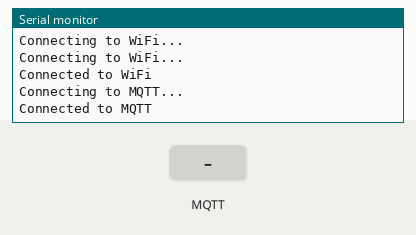
Simulated run of this sketch. Board: ESP32. Parts: the last lines printed to the serial monitor. Inputs (shaded band) come from the test bench. WiFi joins after 1.5 s; servers stay silent unless stated; no MQTT or app messages arrive unless stated.

Above: at 3.2 s.
3.3 s: MQTT message "1" arrives on the first subscribed topic
At 4.0 s:
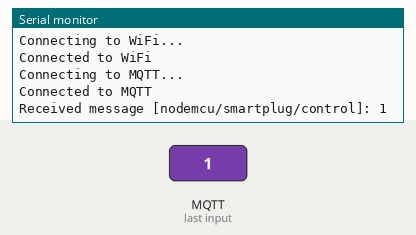
4.8 s: MQTT message "on" arrives on the first subscribed topic
At 5.1 s:
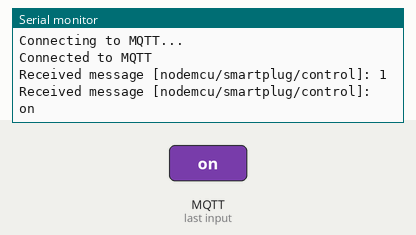
6.3 s: MQTT message "off" arrives on the first subscribed topic
At 7.5 s:
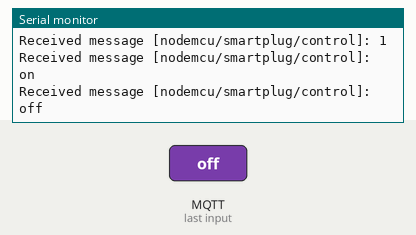

Measured:
- after the input at 3.3 s, the serial monitor: prints a new line at once (image 1)
- after the input at 4.8 s, the serial monitor: prints a new line at once (image 2)
- after the input at 6.3 s, the serial monitor: prints a new line at once (image 3)

The sketch:

esp32_MQTT_stepmotor_v02.ino
```cpp
#include <PubSubClient.h>
#include <WiFi.h>

// Informações do WiFi
#define WIFISSID "warbrito"
#define WIFIPASS "gb240820"

// Informações do Servidor MQTT
const char* mqttServer = "192.168.15.10";
const int mqttPort = 1883;
const char* mqttUser = "renatobrito";
const char* mqttPass = "gb240820";
const char* topicControl = "nodemcu/smartplug/control";
const char* topicState = "nodemcu/smartplug/state";

WiFiClient wifiClient;
PubSubClient mqttClient(wifiClient);

// int buttonPin = 5;
// int ledBoard = 2;
// bool lastButtonState = LOW;
// bool currentButtonState = LOW;
bool guardState = LOW;

void setup() {
  Serial.begin(115200);

  // pinMode(buttonPin, INPUT);
  // pinMode(ledBoard, OUTPUT); // Definir pino do LED como saída

  WiFi.begin(WIFISSID, WIFIPASS);
  while (WiFi.status() != WL_CONNECTED) {
    delay(1000);
    Serial.println("Connecting to WiFi...");
  }
  Serial.println("Connected to WiFi");

  mqttClient.setServer(mqttServer, mqttPort);

  mqttClient.setCallback(callback);

  if (!mqttClient.connected()) {
    reconnect();
  }

  mqttClient.subscribe(topicControl); // Subscrever ao tópico para receber comandos

  //Configura Sensores através do MQTT Discovery do Home Assistant
  String payloadConfig = "{\"name\": \"SmartPlug\", \"command_topic\": \"nodemcu/smartplug/control\", \"state_topic\": \"nodemcu/smartplug/state\"}";
  mqttClient.publish("homeassistant/switch/nodemcu/smartplug/config", payloadConfig.c_str(), true);

}

void loop() {
  if (!mqttClient.connected()) {
    reconnect();
  }
  // Serial.print(".");
  mqttClient.loop(); // Manter a conexão MQTT ativa

  // currentButtonState = digitalRead(buttonPin);
  // if (currentButtonState == HIGH) {   // && lastButtonState == LOW) {
  //   guardState = !guardState;
  //   delay(250);
  //   Serial.println("Button Pressed");

  //   lastButtonState = currentButtonState;

  //   digitalWrite(ledBoard, guardState); // Ativar ou desativar o LED conforme o estado do botão

  //   if (guardState == LOW) {
  //     mqttClient.publish(topicState, "OFF");
  //   } else {
  //     mqttClient.publish(topicState, "ON");
  //   }
  // }
  // delay(100); // Pequeno atraso para evitar rebotes no botão
}

void reconnect() {
  while (!mqttClient.connected()) {
    Serial.println("Connecting to MQTT...");
    if (mqttClient.connect("SmartPlug", mqttUser, mqttPass)) {
      Serial.println("Connected to MQTT");
    } else {
      Serial.print("Failed, rc=");
      Serial.print(mqttClient.state());
      Serial.println(" Retrying in 5 seconds...");
      delay(5000);
    }
  }
}

void callback(char* topic, byte* payload, unsigned int length) {
  Serial.print("Received message [");
  Serial.print(topic);
  Serial.print("]: ");

  for (int i = 0; i < length; i++) {
    Serial.print((char)payload[i]);
  }

  Serial.println();

  // if (strcmp(topic, topicControl) == 0) {
  //   if (payload[0] == 'O' && payload[1] == 'N') {
  //     guardState = HIGH;
  //     digitalWrite(ledBoard, HIGH);
  //     mqttClient.publish(topicState, "ON");
  //   } else if (payload[0] == 'O' && payload[1] == 'F' && payload[2] == 'F') {
  //     guardState = LOW;
  //     digitalWrite(ledBoard, LOW);
  //     mqttClient.publish(topicState, "OFF");
  //   }
  // }
}
```
